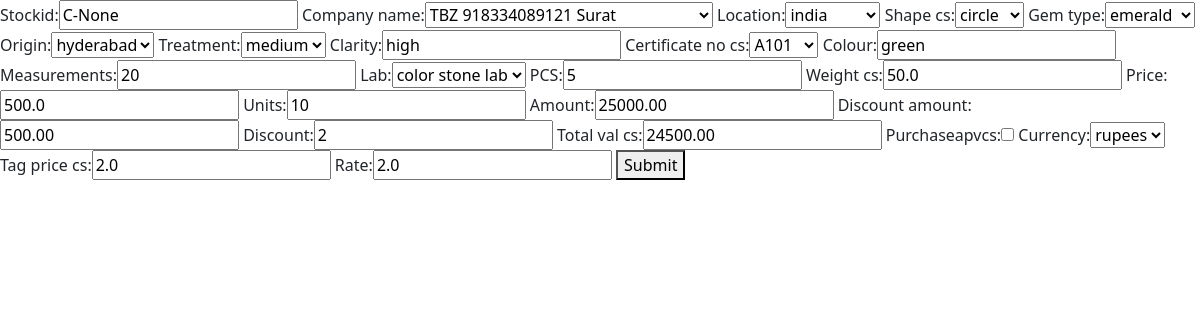
/update_cs/2/, run on an earlier commit of the app's database.
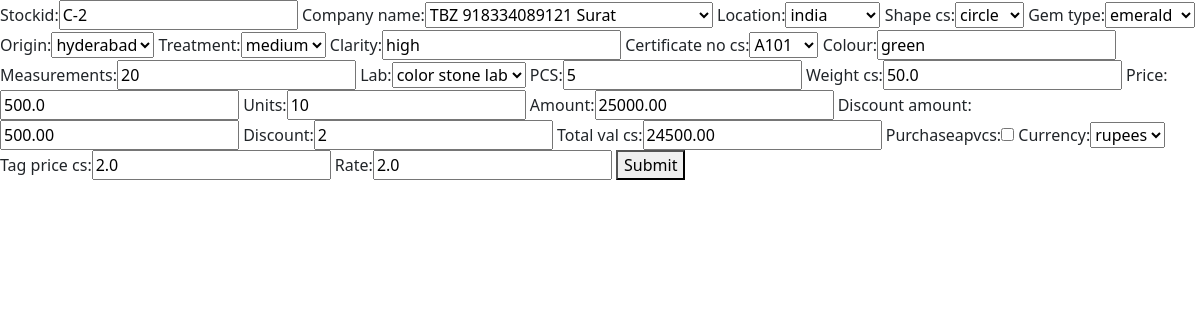
And on a later commit of the database.
### firstapp/models.py (models this page shows, shortened)
class PurchaseOfColorStones(models.Model):
    date = models.DateField(auto_now_add=True)
    stockid = models.CharField(max_length=30, blank=True)
    company_name = models.ForeignKey('CompanyInfo', on_delete=PROTECT)
    location = models.ForeignKey('loc', on_delete=models.PROTECT, null=True)
    shape_cs = models.ForeignKey(
        'shape_cs', on_delete=models.PROTECT, blank=True)
    gem_type = models.ForeignKey(
        'gemtype', on_delete=models.PROTECT, blank=True)
    origin = models.ForeignKey(
        'Origin_cs', on_delete=models.PROTECT, blank=True)
    Treatment = models.ForeignKey(
        'Treatment_cs', on_delete=models.PROTECT, blank=True)
    Clarity = models.CharField(max_length=30)
    certificate_no_cs = models.ForeignKey(
        'certificate_no_cs', on_delete=models.PROTECT, blank=True)
    colour = models.CharField(max_length=30)
    measurements = models.IntegerField()
    lab = models.ForeignKey('Lab_cs', on_delete=models.PROTECT, blank=True)
    PCS = models.IntegerField()
    Weight_cs = models.FloatField()
    Price = models.FloatField()
    units = models.IntegerField()
    amount = models.DecimalField(decimal_places=2, max_digits=9)
    discount_amount = models.DecimalField(
        decimal_places=2, max_digits=9, blank=True, null=True)
    discount = models.PositiveSmallIntegerField(blank=True, null=True)
    total_val_cs = models.DecimalField(
        decimal_places=2, max_digits=9, blank=True, null=True)
    purchaseapvcs= models.BooleanField(default=False)
    currency = models.ForeignKey('currencies', on_delete=models.PROTECT)
    tag_price_cs = models.FloatField()
    rate = models.FloatField()

### firstapp/views.py (the view)
# urls.py: path('update_cs/<str:ck>/', views.update_cs, name="update_cs"),
def update_cs(request, ck):
    cs_obj = PurchaseOfColorStones.objects.get(id=ck)
    form5 = POCSForm(instance=cs_obj)
    if request.method == 'POST':
        form5 = POCSForm(request.POST, instance=cs_obj)
        form5.save()
        return redirect('/showcs')
    context = {'form5': form5}
    return render(request, 'update_cs.html', context)

### firstapp/forms.py
class POCSForm(forms.ModelForm):
    class Meta:
        model = PurchaseOfColorStones
        fields = "__all__"

### firstapp/models.py (called while the page is built)
    def __str__(self):
        return self.place

    def __str__(self):
        return self.gem

    def __str__(self):
        return self.company_name+'  '+self.mobile_no+' '+self.address

    def __str__(self):
        return self.currency

    def __str__(self):
        return self.org

    def __str__(self):
        return self.lab

    def __str__(self):
        return self.treat

    def __str__(self):
        return self.shape

    def __str__(self):
        return self.cert

### firstapp/templates/update_cs.html (shortened to what this page needs)
<!DOCTYPE html>
<html lang="en">
<head>
    <link href="https://cdn.jsdelivr.net/npm/bootstrap@5.0.2/dist/css/bootstrap.min.css" rel="stylesheet"
>
</head>
<body>
    <form method="POST">
        {% csrf_token %} {{form5}}
        <button type="submit">Submit</button>
</body>
</html>

What changed in the data, as far as the page shows it:
changed PurchaseOfColorStones "india": stockid "C-None" → "C-2"
